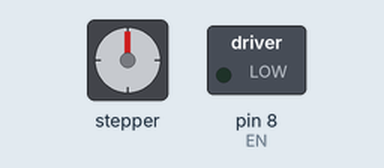
Recording of a sketch running on a simulated Arduino Uno, built with avr-gcc and run on an emulated ATmega328P. Shown: stepper motor, switched loads named in the sketch (green lamp = pin HIGH). Stepper angles assume 200 steps per turn.

Above: at 0.15 s.
At 10.07 s:
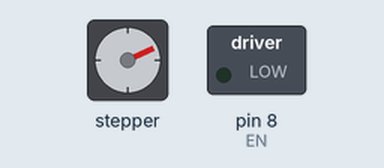
At 19.99 s:
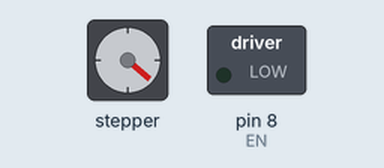
At 39.81 s:
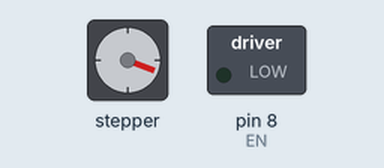
Timing chart, 0 to 40.0 s (numbered marks = the images above):
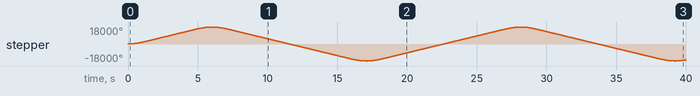

The sketch:

ThreeMotorStepper.ino.ino
```cpp
#include <AccelStepper.h>

#define EN        8


AccelStepper stepper1(AccelStepper::DRIVER, 7, 4);
AccelStepper stepper2(AccelStepper::DRIVER, 6, 3);
AccelStepper stepper3(AccelStepper::DRIVER, 5, 2);
void setup()
{
    pinMode(EN, OUTPUT);
    digitalWrite(EN, LOW);
    stepper1.setMaxSpeed(3000);

    stepper1.setAcceleration(3000);
    stepper1.moveTo(10000);

    stepper2.setMaxSpeed(350);

    stepper2.setAcceleration(500);
    stepper2.moveTo(10000);

    stepper3.setMaxSpeed(350);

    stepper3.setAcceleration(500);
    stepper3.moveTo(10000);
}
void loop()
{
    // Change direction at the limits
    if (stepper1.distanceToGo() == 0)
        stepper1.moveTo(-stepper1.currentPosition());
    if (stepper2.distanceToGo() == 0)
        stepper2.moveTo(-stepper2.currentPosition());
    if (stepper3.distanceToGo() == 0)
        stepper3.moveTo(-stepper3.currentPosition());
    stepper1.run();
    //stepper2.run();
    //stepper3.run();
}
```

Measured:
- by itself, stepper: turns 18000° clockwise in 6.0 s, then 36000° counter-clockwise in 11.1 s, then 36000° clockwise in 11.0 s, then 36000° counter-clockwise in 11.0 s, and so on
